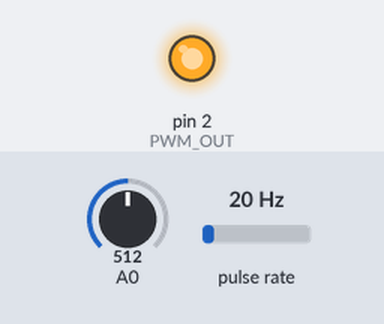
A sketch run on a simulated Arduino Mega 2560, built with avr-gcc and run on an emulated ATmega2560. On the bench: output pins drawn as LEDs (lit = HIGH). Wiring (inferred from the names in the program): pulse sensor: data pin 19. The inputs (shaded band) are chosen by the test bench; at power-on: A0 = 512, pulse rate 20 Hz. What the sketch prints to the serial monitor is not drawn.

Above: at 0.2 s.
Timing chart, 0 to 1.7 s (numbered marks = the images above):
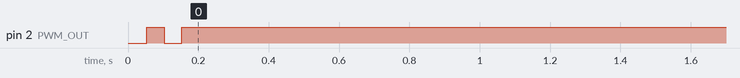

The sketch:

taller10.ino
```cpp
#include <Controllino.h>

#define PWM_OUT CONTROLLINO_D0
#define PULSE_IN CONTROLLINO_IN1

int pulse_counter = 0;
double rpm = 0;
long now = 0;
long ts = 50000;  // 50ms, 0.05 segundos
long tprev = 0;
int AD_POT;
double ref = 3000;
double Kp = 0.12 / 1.7; //0.07 ganancia última, Tu = ~500ms
double Ti = 350000 / 2;
double Td = 280000 / 8;
double u = 0;
static double e[3];

void pulses(){
  pulse_counter++;
}

void setup() {
  // put your setup code here, to run once:
  pinMode(PULSE_IN, INPUT_PULLUP);
  pinMode(PWM_OUT, OUTPUT);

  attachInterrupt(digitalPinToInterrupt(CONTROLLINO_IN1), pulses, FALLING);

  Serial.begin(115200);
}

double get_pulses(){
  int pul = pulse_counter;
  pulse_counter = 0;
  return pul / 0.05 / 36.0 * 60.0;
}


void loop() {
  // put your main code here, to run repeatedly:
  now = micros();

  if ((now - tprev) >= ts){

    rpm = get_pulses();

    AD_POT = analogRead(A0);
    Kp = (double) AD_POT * 0.2 / 164;

    e[0] = ref - rpm;

    //u = u + Kp * e[0];
    u = u + Kp * ( e[0] - e[1] + (ts/Ti)*e[0] + (Td/ts)*(e[0]-2*e[1]+e[2]) );
    u = constrain(u, 0, 255);

    Serial.print(u);
    Serial.print(',');
    Serial.print(Kp);
    Serial.print(',');
    Serial.println(rpm);

    analogWrite(PWM_OUT, u);

    e[2] = e[1];
    e[1] = e[0];
    tprev = now;

  }

}
```

Measured:
- by itself, pin 2 (PWM_OUT): LOW → HIGH at 0.05 s, → LOW 0.05 s later, → HIGH 0.05 s later
